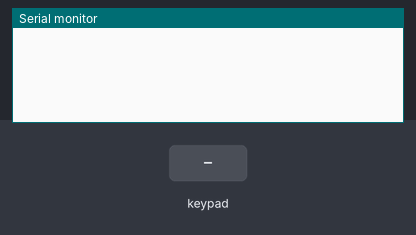
The sketch below on a simulated Arduino Uno, built with avr-gcc and run on an emulated ATmega328P. Parts: the last lines printed to the serial monitor. Wiring (inferred from the names in the program): 3×3 keypad: rows pin 2, pin 3, pin 4; columns pin 5, pin 6, pin 7. Inputs (shaded band) come from the test bench.

Above: at 1.2 s.
1.3 s: key '0' pressed
At 2.3 s:
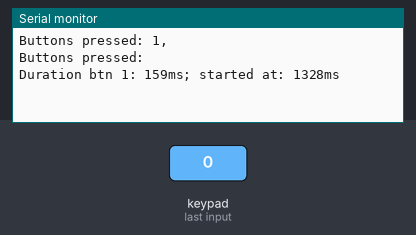
2.9 s: key 'A' pressed
At 3.06 s:
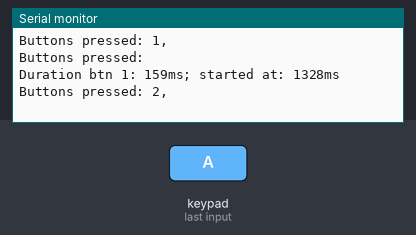

Measured:
- after the input at 1.3 s, the serial monitor: prints a new line at once (image 1)
- after the input at 2.9 s, the serial monitor: prints a new line at once (image 2)

The sketch:

button_matrix.ino
```cpp
#define ROW1 2
#define ROW2 3
#define ROW3 4

#define COL1 5
#define COL2 6
#define COL3 7

#define NROWS 3
#define NCOLS 3

// delay for timer between comparing rows of buttons
const int N_DELAY = 1;
// coefficient for value to compare with
const float K_DELAY = 62.496;
// delay between checkings of switch statuses
const int MAIN_DELAY = 50;

const int row_pins[NROWS] = {ROW1, ROW2, ROW3};
const int col_pins[NCOLS] = {COL1, COL2, COL3};
bool btn_pressed[NCOLS] = {false, false, false};

bool btnStatuses[NROWS][NCOLS] = {{false, false, false},
								  {false, false, false},
								  {false, false, false}};

long int btnTimers[NROWS][NCOLS] = {{0, 0, 0},
								    {0, 0, 0},
								    {0, 0, 0}};

bool isChecking = true;
int iRow = 0;
long int timer = millis();

void setup()
{
  	Serial.begin(9600);
  	DDRD = B00000000;
  	// set row pins to OUTPUT, other to INPUT
  	for (int i = 0; i < NROWS; i++) {
      	DDRD |= (1 << row_pins[i]);
    }
  	// enable PULLUP for column pins
  	for (int i = 0; i < NCOLS; i++) {
      	PORTD |= (1 << col_pins[i]);
    }

    cli();
  	// timer 1 with prescaler 256
    TCCR1A = 0;
    TCCR1B = 0;
    TCNT1 = 0;
    OCR1A = K_DELAY * N_DELAY;
    TCCR1B |= (1 << WGM12);
    TCCR1B = TCCR1B | (1 << CS12);
    TIMSK1 |= (1 << OCIE1A);
    sei();
}

void loop() {}

ISR(TIMER1_COMPA_vect) {
  	if (!isChecking && millis() > timer + MAIN_DELAY) {
    	isChecking = true;
    }

    if (isChecking) {
		for (int i = 0; i < NROWS; i++)
          	myDigitalWrite(row_pins[i], 1);
        myDigitalWrite(row_pins[iRow], 0);

        for (int icol = 0; icol < NCOLS; icol++)
          	btn_pressed[icol] = myDigitalRead(col_pins[icol]);
        check_states(iRow);
      	iRow += 1;
    }

    if (iRow >= NROWS) {
      	iRow = 0;
		isChecking = false;
      	timer = millis();
    }
}

void myDigitalWrite(int pin, int value) {
    if (value)
        PORTD = PORTD | (1 << pin);
    else PORTD = PORTD & ~(1 << pin);
}

int myDigitalRead(int pin) {
  	return !(PIND & (1 << pin));
}

void check_states(int row_number) {
    for (int icol = 0; icol < NCOLS; icol++) {
        if (btn_pressed[icol] != btnStatuses[row_number][icol]) {
          	btnStatuses[row_number][icol] = btn_pressed[icol];
          	printPressedButtons();
            if (btn_pressed[icol]) {
              	btnTimers[row_number][icol] = millis();
            } else {
             	 printBtnTime(row_number, icol);
            }
        }
    }
}

int btnNumber(int r, int c) {
	return NCOLS*r + c+1;
}

void printPressedButtons() {
  	Serial.print("\nButtons pressed: ");
    for (int i = 0; i < NROWS; i++) {
        for (int j = 0; j < NCOLS; j++) {
          	if (btnStatuses[i][j]) {
              	Serial.print(btnNumber(i, j));
          		Serial.print(", ");
          	}
        }
    }
  	Serial.println();
}

void printBtnTime(int r, int c) {
	Serial.print("Duration btn ");
  	Serial.print(btnNumber(r, c));
  	Serial.print(": ");
    Serial.print(millis() - btnTimers[r][c]);
    Serial.print("ms; started at: ");
    Serial.print(btnTimers[r][c]);
  	Serial.println("ms");
}
```
